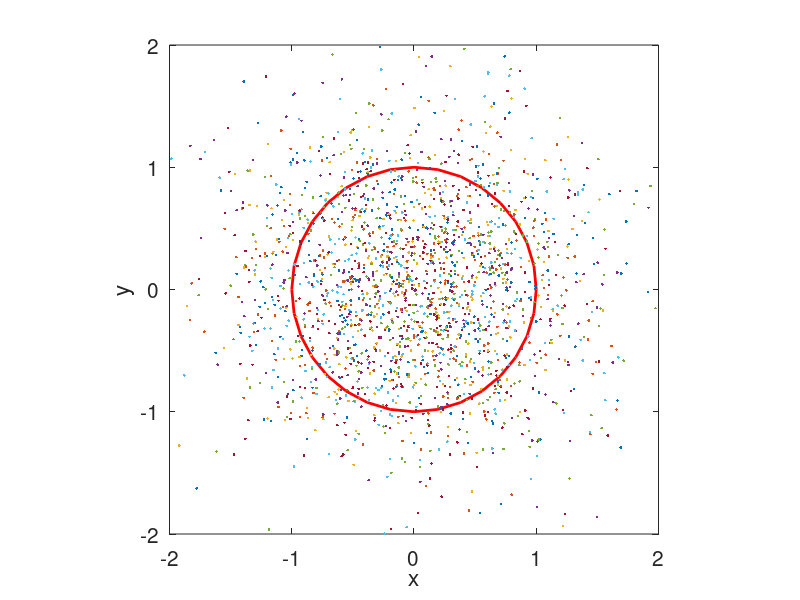

MATLAB code for this plot:
close all
clear all

%==========================
% random targeting of a disk
%===========================

%---
% options
%---

mode = 1;                     % uniform in the disk
mode = 3; sig1=1.0; sig2=0.5; % Gaussian 2D
mode = 2; mu=1.0;             % Guassian radial

%---
% prepare
%---

figure(1)
hold on
xlabel('x','fontsize',15)
ylabel('y','fontsize',15)
axis equal
set(gca,'fontsize',15)
box

%---
% draw a circle
%---

for i=1:33
 theta = (i-1)*2*pi/32;
 xplot(i) = cos(theta);
 yplot(i) = sin(theta);
end

plot(xplot,yplot,'r','linewidth',2)

%---
% random points
%---

N=1024*2;

Ic=0;  % counter

for i=1:N

 if(mode==1)
   radius = sqrt(rand);
   theta = 2*pi*rand;
   x = radius*cos(theta);
   y = radius*sin(theta);
 elseif(mode==2)
   radius = -1/mu * log(rand);
   radius = sqrt(radius);
   theta = 2*pi*rand;
   x = radius*cos(theta);
   y = radius*sin(theta);
 elseif(mode==3)
   rad1 = sig1*sqrt(-2*log(rand));
   rad2 = sig2*sqrt(-2*log(rand));
   theta = 2*pi*rand;
   x = rad1*cos(theta);
   y = rad2*sin(theta);
 end

 figure(1)
 plot(x,y,'.');
end

axis equal
axis([-2 2 -2 2])
